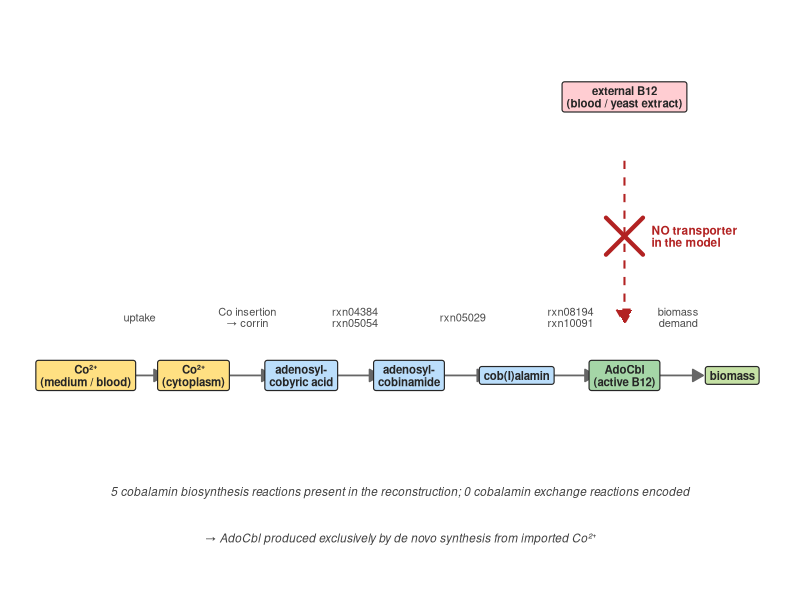

Here is the R script that generated this plot:
# =============================================================
# Figure 6E — B12 biosynthesis pathway in the DSM 11370 model
#
# Standalone template for the bottom-right panel of Figure 6
# (cobalamin / B12 biosynthesis schematic).
#
# Layout:
#   Main horizontal flow (left → right):
#     Co²⁺(ext)  →  Co²⁺(cyto)  →  adenosyl-cobyric acid
#                                  →  adenosyl-cobinamide
#                                  →  cob(I)alamin
#                                  →  AdoCbl (active B12)
#                                  →  biomass
#   Top branch (blocked):
#     External B12 (blood / yeast extract)
#         ⤬→ AdoCbl     (NO transporter in the model)
#
# Reaction IDs sit above each arrow. Node fills group concepts:
#   yellow = cobalt ion pools
#   blue   = cobalamin biosynthesis intermediates
#   green  = active product / biomass
#   red    = blocked external pool (no exchange in the model)
#
# Output: figures/Fig6E_B12_pathway.png  (12 × 6 inches, 600 dpi)
# =============================================================

suppressPackageStartupMessages({
  library(ggplot2)
  library(tibble)
  library(dplyr)
})

# ---------- Paths ----------
out_dir  <- "C:/Users/CFL/OneDrive - Queen's University Belfast/PhD_onedrive/Manuscript4/figures"
out_path <- file.path(out_dir, "Fig6E_B12_pathway.png")
dir.create(out_dir, showWarnings = FALSE, recursive = TRUE)

# ---------- Palette ----------
node_fill <- c(
  ion          = "#FFE082",   # cobalt pools (yellow)
  intermediate = "#BBDEFB",   # cobalamin biosynthesis intermediates (blue)
  product      = "#A5D6A7",   # AdoCbl, active B12 (green)
  biomass      = "#C5E1A5",   # biomass node (light green)
  blocked      = "#FFCDD2"    # external B12 with no transporter (red)
)
arrow_color_ok      <- "grey40"
arrow_color_blocked <- "#B22222"

# ---------- Nodes ----------
# x increases left → right; y = 0 is the main flow row;
# y > 0 puts a node above the main flow.
nodes <- tribble(
  ~id,           ~x,    ~y,   ~label,                                  ~type,
  "Co_ext",      0.0,   0.0,  "Co²⁺\n(medium / blood)",      "ion",
  "Co_in",       2.4,   0.0,  "Co²⁺\n(cytoplasm)",           "ion",
  "cobyric",     4.8,   0.0,  "adenosyl-\ncobyric acid",               "intermediate",
  "cobinamide",  7.2,   0.0,  "adenosyl-\ncobinamide",                 "intermediate",
  "cobI",        9.6,   0.0,  "cob(I)alamin",                          "intermediate",
  "AdoCbl",     12.0,   0.0,  "AdoCbl\n(active B12)",                  "product",
  "biomass",    14.4,   0.0,  "biomass",                               "biomass",
  # B12_ext positioned DIRECTLY ABOVE AdoCbl so the blocked arrow is a clean vertical line
  "B12_ext",    12.0,   2.4,  "external B12\n(blood / yeast extract)", "blocked"
)
nodes <- nodes %>%
  mutate(type = factor(type, levels = names(node_fill)))

# ---------- Edges ----------
edges <- tribble(
  ~from,         ~to,           ~label,                       ~ok,
  "Co_ext",      "Co_in",       "uptake",                     TRUE,
  "Co_in",       "cobyric",     "Co insertion\n→ corrin",TRUE,
  "cobyric",     "cobinamide",  "rxn04384\nrxn05054",         TRUE,
  "cobinamide",  "cobI",        "rxn05029",                   TRUE,
  "cobI",        "AdoCbl",      "rxn08194\nrxn10091",         TRUE,
  "AdoCbl",      "biomass",     "biomass\ndemand",            TRUE,
  "B12_ext",     "AdoCbl",      "NO transporter\nin the model", FALSE
)

# Resolve coordinates for each edge endpoint
edges <- edges %>%
  left_join(nodes %>% transmute(from = id, x1 = x, y1 = y), by = "from") %>%
  left_join(nodes %>% transmute(to   = id, x2 = x, y2 = y), by = "to") %>%
  mutate(midx = (x1 + x2) / 2,
         midy = (y1 + y2) / 2)

# Working arrows: same fixed half-length, centred at the midpoint between
# consecutive node centres. This makes all gray arrows identical visually
# regardless of how wide the label boxes are.
ARROW_HALF_LEN <- 0.55
edges <- edges %>%
  mutate(
    ax1 = ifelse(ok, midx - ARROW_HALF_LEN, x1),
    ay1 = ifelse(ok, y1,                   y1 - 0.55),
    ax2 = ifelse(ok, midx + ARROW_HALF_LEN, x2),
    ay2 = ifelse(ok, y2,                   y2 + 0.45)
  )

# ---------- Plot ----------
p <- ggplot() +
  # 1. Successful arrows (grey solid) — all uniform length
  geom_segment(
    data = edges %>% filter(ok),
    aes(x = ax1, y = ay1, xend = ax2, yend = ay2),
    arrow = arrow(length = unit(3, "mm"), type = "closed"),
    colour = arrow_color_ok, linewidth = 0.6
  ) +
  # 2. Blocked arrow (red dashed) — clean vertical line from B12_ext down to AdoCbl
  geom_segment(
    data = edges %>% filter(!ok),
    aes(x = ax1, y = ay1, xend = ax2, yend = ay2),
    arrow = arrow(length = unit(4, "mm"), type = "closed"),
    colour = arrow_color_blocked, linewidth = 0.7, linetype = "dashed"
  ) +
  # 3. X mark sitting on the blocked vertical line, mid-way down
  geom_point(
    data = edges %>% filter(!ok),
    aes(x = midx, y = midy),
    shape = 4, size = 11, colour = arrow_color_blocked, stroke = 2.2
  ) +
  # 4. Edge labels — working arrows (above arrow)
  geom_text(
    data = edges %>% filter(ok, label != ""),
    aes(x = midx, y = midy + 0.5, label = label),
    size = 2.8, colour = "grey30", lineheight = 0.85
  ) +
  # 5. Edge label — blocked arrow (bold red, placed to the RIGHT of X mark)
  geom_text(
    data = edges %>% filter(!ok),
    aes(x = midx + 0.6, y = midy, label = label),
    size = 3.0, colour = arrow_color_blocked, fontface = "bold",
    lineheight = 0.85, hjust = 0
  ) +
  # 6. Node labels
  geom_label(
    data = nodes,
    aes(x = x, y = y, label = label, fill = type),
    size = 2.9, label.size = 0.4, lineheight = 0.9,
    label.padding = unit(0.32, "lines"),
    label.r       = unit(0.18, "lines"),
    colour = "grey15", fontface = "bold"
  ) +
  scale_fill_manual(values = node_fill, guide = "none") +
  # 7. Footer note (compact, two lines close to the flow)
  annotate("text", x = 7.0, y = -1.0,
           label = paste0(
             "5 cobalamin biosynthesis reactions present in the reconstruction; ",
             "0 cobalamin exchange reactions encoded"),
           size = 3.0, colour = "grey25", fontface = "italic") +
  annotate("text", x = 7.0, y = -1.4,
           label = paste0(
             "→ AdoCbl produced exclusively by de novo synthesis ",
             "from imported Co²⁺"),
           size = 3.0, colour = "grey25", fontface = "italic") +
  coord_cartesian(xlim = c(-1.1, 15.1), ylim = c(-1.7, 3.0)) +
  theme_void()

# ---------- Save ----------
ggsave(out_path, p,
       width = 12, height = 5, dpi = 600, bg = "white")

cat(sprintf("Wrote: %s\n", out_path))
